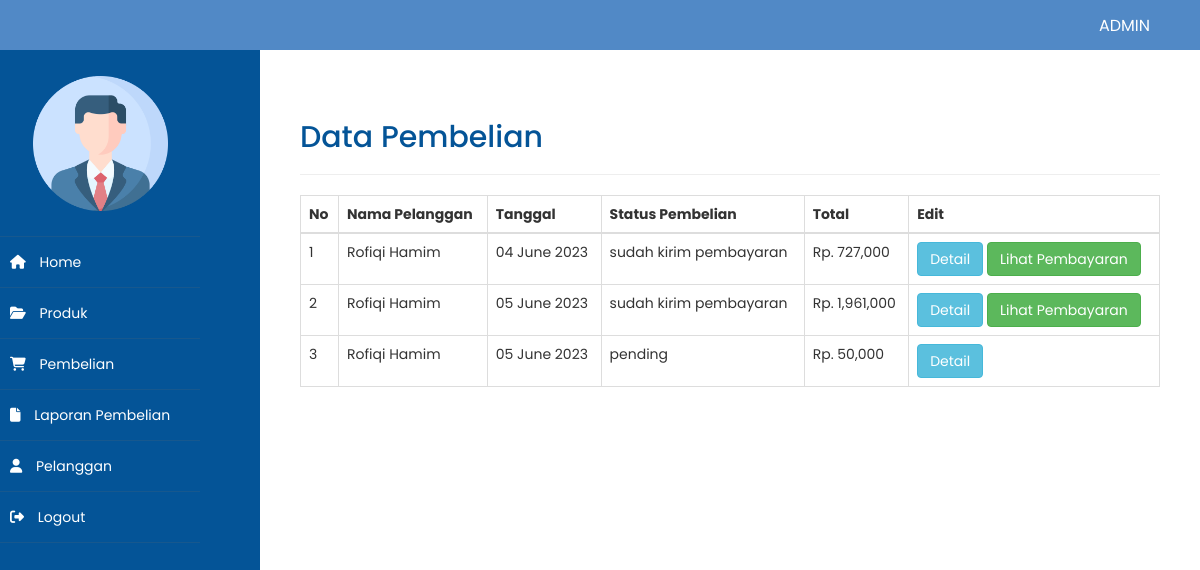
The page /parfum_shop/admin/index.php?halaman=pembelian (signed in) on the database as committed earlier.
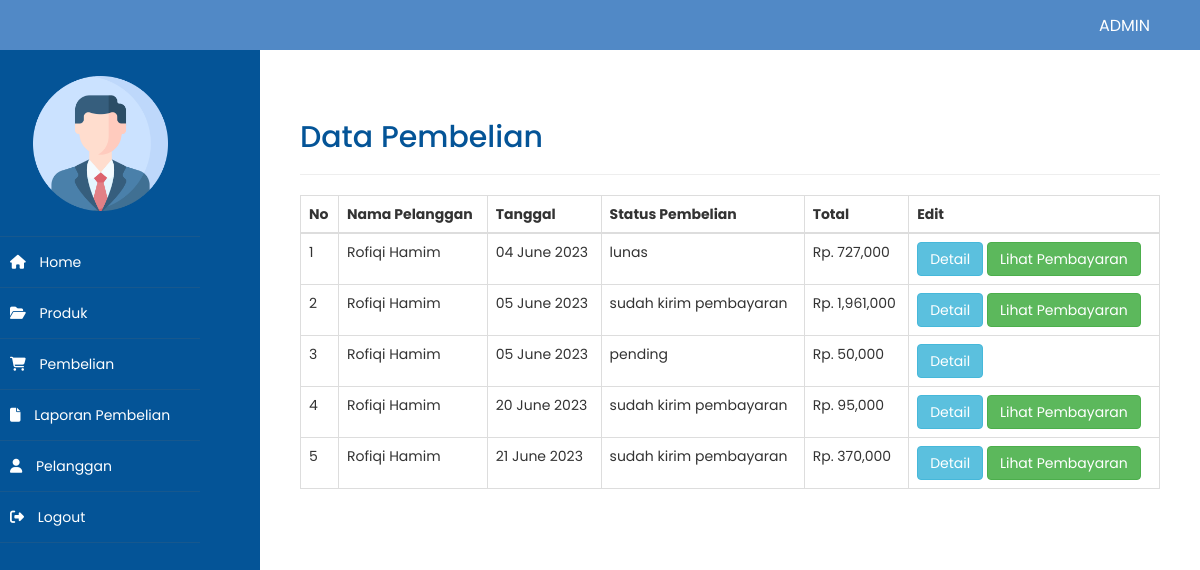
The same page on the database as committed later.
### tables this page shows
CREATE TABLE `pembelian` (
  `id_pembelian` int(11) NOT NULL,
  `id_pelangganbeli` int(11) NOT NULL,
  `id_ongkir` int(11) NOT NULL,
  `id_jasa` int(11) NOT NULL,
  `tanggal_pembelian` date NOT NULL,
  `total_pembelian` int(11) NOT NULL,
  `nama_kota` varchar(100) NOT NULL,
  `tarif` int(11) NOT NULL,
  `alamat_pengiriman` text NOT NULL,
  `nama_jasa` varchar(100) NOT NULL,
  `status_pembelian` varchar(100) NOT NULL DEFAULT 'pending',
  `resi_pengiriman` varchar(100) NOT NULL
);

CREATE TABLE `pelanggan` (
  `id_pelanggan` int(11) NOT NULL,
  `email_pelanggan` varchar(100) NOT NULL,
  `password_pelanggan` varchar(50) NOT NULL,
  `nama_pelanggan` varchar(100) NOT NULL,
  `telp_pelanggan` varchar(25) NOT NULL,
  `alamat_pelanggan` text NOT NULL
);

### parfum_shop/admin/pembelian.php (the view, shortened to what this page needs)
<head>
</head>
<h2>Data Pembelian</h2>
<hr>
<table id="yt" class="table table-bordered">
    <thead>
        <tr>
            <th>No</th>
            <th>Nama Pelanggan</th>
            <th>Tanggal</th>
            <th>Status Pembelian</th>
            <th>Total</th>
            <th>Edit</th>
        </tr>
    </thead>
    <tbody>
        <?php $nmr=1; ?>
        <?php $ambl=$kn->query("SELECT * FROM pembelian JOIN pelanggan ON pembelian.id_pelangganbeli=pelanggan.id_pelanggan"); ?>
        <?php while($pch = $ambl->fetch_assoc()){ ?>
        <tr>
            <td><?php echo $nmr; ?></td>
            <td><?php echo $pch['nama_pelanggan']; ?></td>
            <td><?php echo date("d F Y",strtotime ($pch['tanggal_pembelian'])); ?></td>
            <td><?php echo $pch['status_pembelian']; ?></td>
            <td>Rp. <?php echo number_format ($pch['total_pembelian']); ?></td>
            <td>
                <a href="index.php?halaman=detail&id=<?php echo $pch ['id_pembelian']; ?>" class="btn btn-info">Detail</a>
                <?php if ($pch['status_pembelian']=="sudah kirim pembayaran"): ?>
                    <a href="index.php?halaman=pembayaran&id=<?php echo $pch['id_pembelian'] ?>" class="btn btn-success">Lihat Pembayaran</a>
                <?php endif ?>
                <?php if ($pch['status_pembelian']=="lunas"): ?>
                    <a href="index.php?halaman=pembayaran&id=<?php echo $pch['id_pembelian'] ?>" class="btn btn-success">Lihat Pembayaran</a>
                <?php endif ?>
            </td>
        </tr>
        <?php $nmr++; ?>
        <?php } ?>
    </tbody>
</table>

Rows that differ between the two databases and show on the page:
changed pembelian: status_pembelian "sudah kirim pembayaran" → "lunas"
added pembelian: pelanggan.nama_pelanggan "Rofiqi Hamim", tanggal_pembelian "20 June 2023", status_pembelian "sudah kirim pembayaran", total_pembelian "95,000"
added pembelian: pelanggan.nama_pelanggan "Rofiqi Hamim", tanggal_pembelian "21 June 2023", status_pembelian "sudah kirim pembayaran", total_pembelian "370,000"
